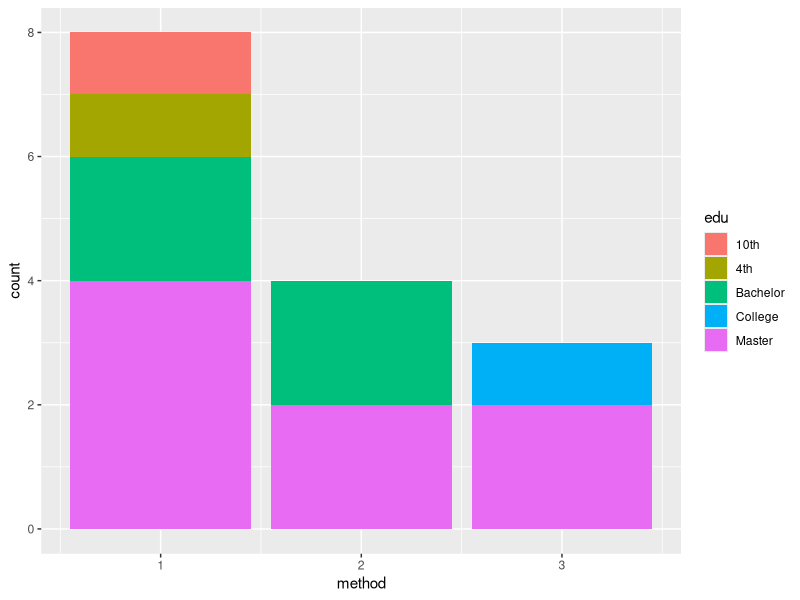
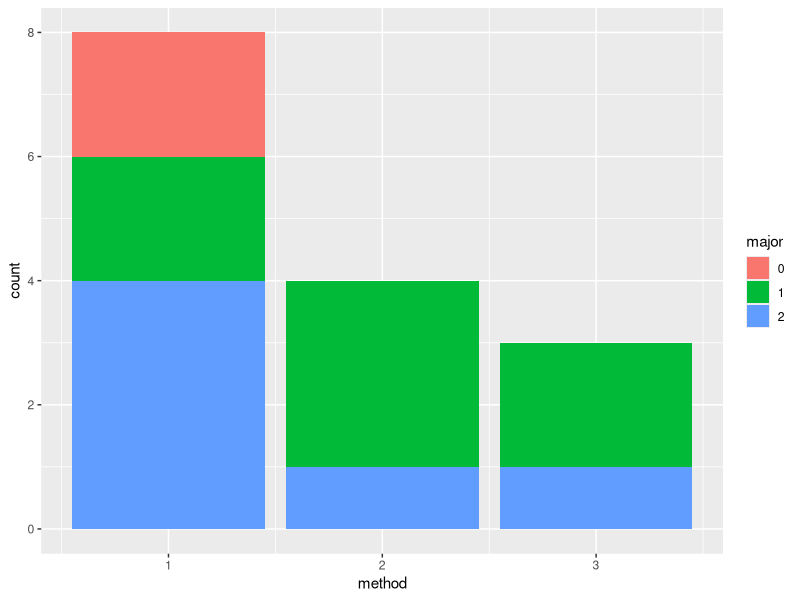
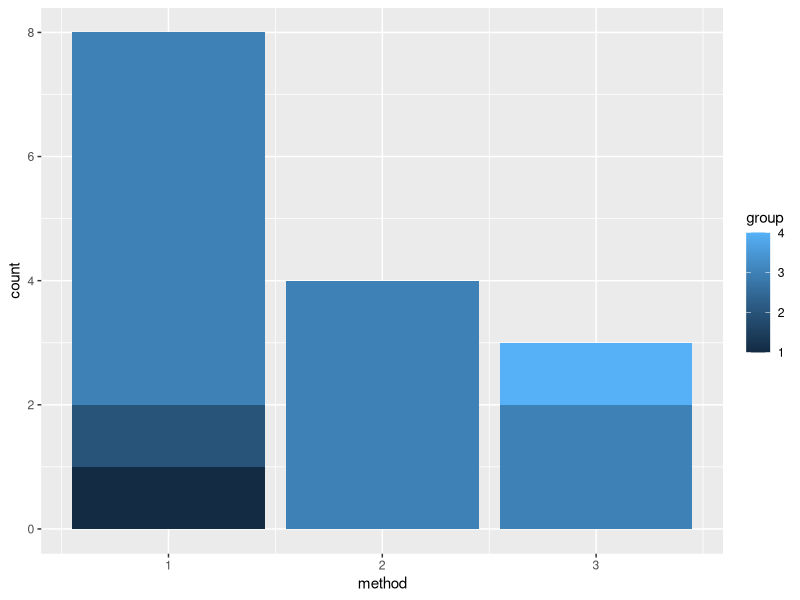
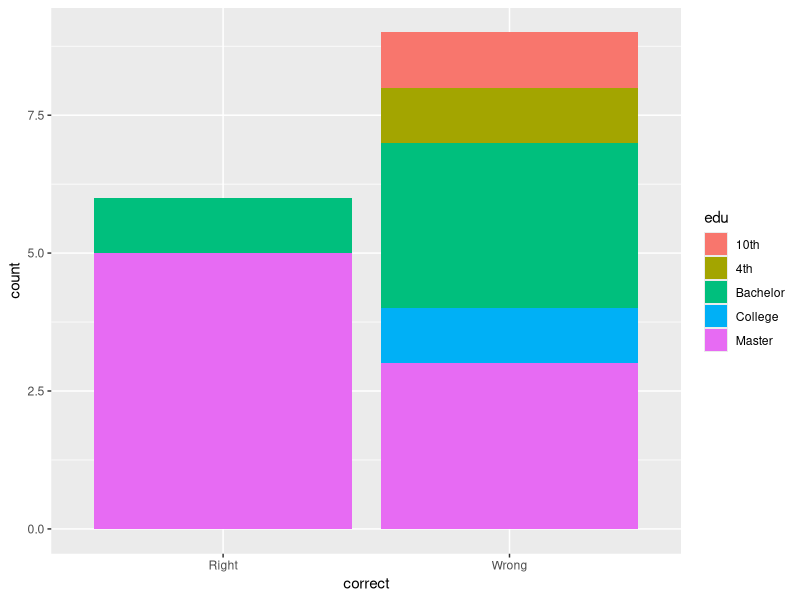
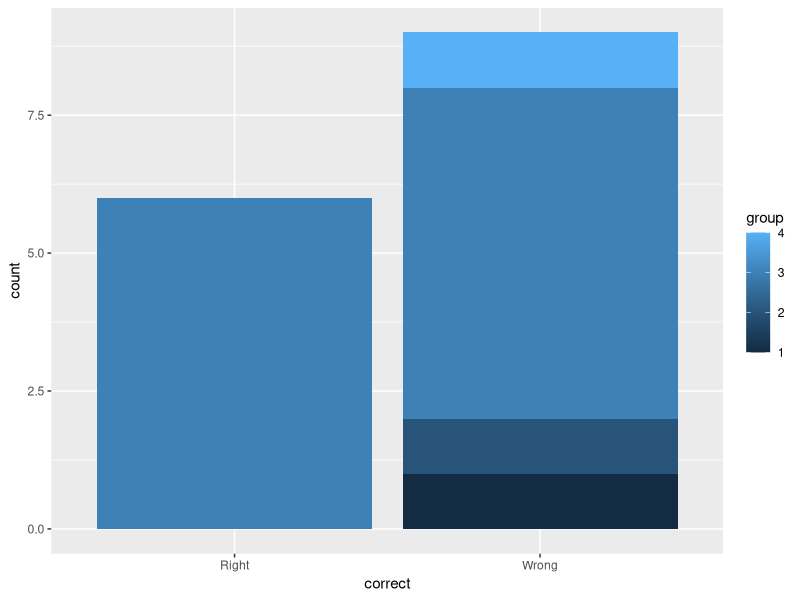
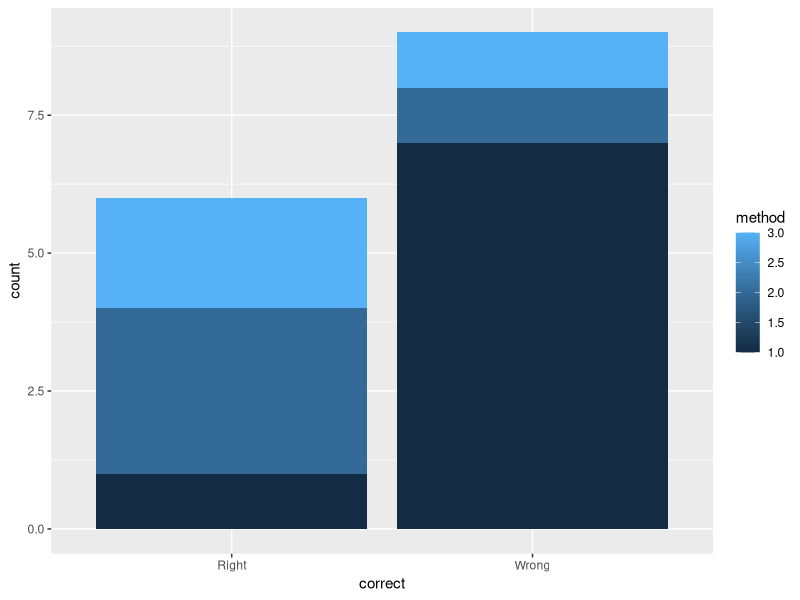

The R script that drew these images, in order:
## ---- chunk 1
library(readxl)
D1 <- read_xlsx("Data.xlsx")
D1 <- as.data.frame(D1)
D1 <- D1[, -(9:10)]
D1 <- D1[, -1]
names(D1)[names(D1)=="edu experience"]="edu"
## ---- chunk 2
library(dplyr)
library(tidyr)
library(ggplot2)
## ---- chunk 3
D2 <- dplyr::select(D1, "gender", "age", "nationality", "method","major", "edu")
D2$count <- 1
D2$major <- as.character(D2$major)
D3 <- D2 %>% group_by(method, edu) %>% summarise(sum(count))
names(D3)[names(D3)=="sum(count)"]="count"
p1 <- ggplot(D3, aes(x=method, y=count, fill=edu)) + geom_bar(stat="identity")
p1

D4 <- D2 %>% group_by(method, major) %>% summarise(sum(count))
names(D4)[names(D4)=="sum(count)"]="count"
p2 <- ggplot(D4, aes(x=method, y=count, fill=major)) + geom_bar(stat="identity")
p2
## ---- chunk 4
D5 <- D2
D5$group <-  ifelse(D5$age<=12, 1, ifelse(D5$age <= 21, 2, ifelse(D5$age <50, 3, 4)))
D5 <- D5 %>% group_by(method, group) %>% summarise(sum(count))
names(D5)[names(D5)=="sum(count)"]="count"
p3 <- ggplot(D5, aes(x=method, y=count, fill=group)) + geom_bar(stat="identity")
p3
## ---- chunk 5
D6 <- D1
D6$count <- 1
D6$correct <- ifelse(D6$answer==16, "Right", "Wrong")
D7 <- D6 %>% group_by(correct, edu) %>% summarise(sum(count))
names(D7)[names(D7)=="sum(count)"]="count"
p4 <- ggplot(D7, aes(x=correct, y=count, fill=edu)) + geom_bar(stat="identity")
p4
## ---- chunk 6
D8 <- D6
D8$group <-  ifelse(D8$age<=12, 1, ifelse(D8$age <= 21, 2, ifelse(D8$age <50, 3, 4)))
D8 <- D8 %>% group_by(correct, group) %>% summarise(sum(count))
names(D8)[names(D8)=="sum(count)"]="count"
p5 <- ggplot(D8, aes(x=correct, y=count, fill=group)) + geom_bar(stat="identity")
p5
## ---- chunk 7
D9 <- D6 %>% group_by(correct, method) %>% summarise(sum(count))
names(D9)[names(D9)=="sum(count)"]="count"
p6 <- ggplot(D9, aes(x=correct, y=count, fill=method)) + geom_bar(stat="identity")
p6
